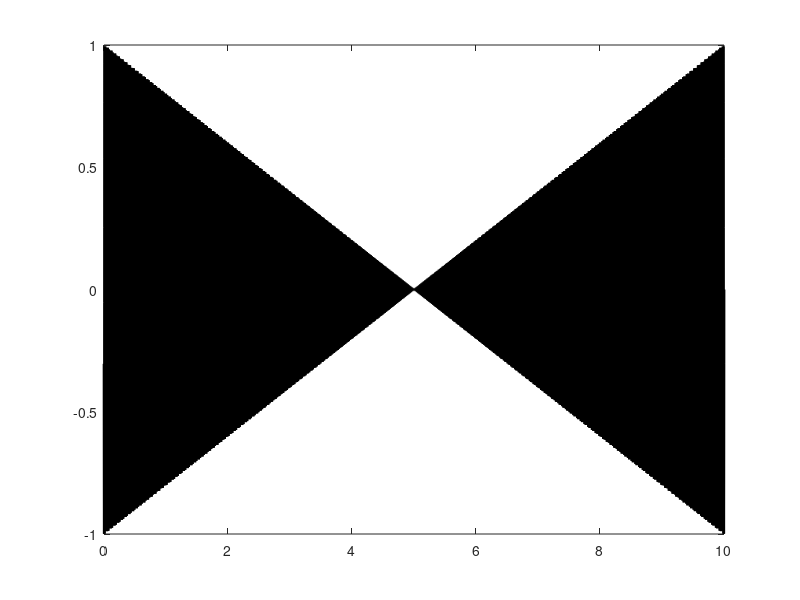

This chart was generated by the following MATLAB code: (Note: this script raises an error after producing the figure.)




%% Fig 1

fact=0.1;
% http://fieldtrip.fcdonders.nl/faq/why_is_there_a_residual_50hz_line-noise_component_after_applying_a_dft_filter
% sampling rate
fs = 1017;
% time
t = (1:10170)/fs;
% frequency (Hz)
f = 50;         
% increasing amplitude
amp = (1:10170)/fs;
% 50 Hz sine with increasing amplitude
s1 = amp.*sin(2*pi*f*t);
%plot(t, s1, 'b');
% dftfilter: fit 50 Hz sine (with constant amplitude)
avgamp = mean(amp);
s2 = avgamp.*sin(2*pi*f*t);
%hold on; plot(t, s2, 'r');
s3 = s1-s2;

fig1=figure; plot(t, s3/5, 'k','linewidth',2);
% bandstopfilter: remove 4.9 to 5.1 Hz 
s4 = ft_preproc_bandstopfilter(s1, fs,[50-fact 50+fact] , 2);
hold on; plot(t, s4, 'm','linewidth',2);
set(gca,'FontSize',15,'FontName','Times','linewidth',2)
xlim([0 6])
l1=legend('50Hz DFT filter (10s)','49.9-50.1 Notch filter')
set(l1,'box','off')
xlabel('Time (s)')
ylabel('Residual Artifact')
title('Simulated Filter Distortion')
box off
saveas(fig1,'~/Desktop/poster/fig1.tif')
%% Fig 2
cd /home/yuval/Data/emptyRoom2
trl=1:1017:1017*100;
trl=trl';
trl(:,2)=trl+1017;
trl(:,3)=0;
cfg=[];
cfg.trl=trl;
cfg.channel='A185';%'A149';
cfg.demean='yes';
cfg.dataset=source;
data=ft_preprocessing(cfg)
% f=fftBasic(data.trial{1,1},data.fsample);
% f50=abs(f(:,50));
% cfg=[];
% cfg.interactive='yes';
% topoplot248(f50,cfg);
fact=2;
cfg=[];
cfg.bsfilter='yes';
cfg.bsfreq=[50-fact 50+fact];
bs=ft_preprocessing(cfg,data);
cfg=[];
cfg.dftfilter='yes';
cfg.dftfreq=50;
dft=ft_preprocessing(cfg,data);
for triali=1:100;
    if triali==1
        F1=abs(fftBasic(data.trial{1,triali},data.fsample));
        F2=abs(fftBasic(bs.trial{1,triali},data.fsample));
        F3=abs(fftBasic(dft.trial{1,triali},data.fsample));
    else
        F1=F1+abs(fftBasic(data.trial{1,triali},data.fsample));
        F2=F2+abs(fftBasic(bs.trial{1,triali},data.fsample));
        F3=F3+abs(fftBasic(dft.trial{1,triali},data.fsample));
    end
end
f=F1/100;
f(2,:)=F2/100;
f(3,:)=F3/100;

fig2=figure;plot(f','linewidth',2);
xlim([0 75])
set(gca,'FontSize',15,'FontName','Times','linewidth',2)
title('50Hz Artifact for Empty Room MEG')
xlabel('Hz')
ylabel('PSD')
l2=legend('Raw','Notch 48-52','DFT (1s)');
set(l2,'location','NorthWest','box','off')
box off
saveas(fig2,'~/Desktop/poster/fig2.tif')

%% Fig 3, ref channel
cfg=[];
cfg.trl=[1,101725,0];
cfg.channel='MCxaA';%'A149';
cfg.demean='yes';
cfg.dataset=source;
data=ft_preprocessing(cfg);
chanLF=data.trial{1,1};
time=data.time{1,1};
% cfg.channel='MEG';%'A149';
% data=ft_preprocessing(cfg);
% time=data.time{1,1};
% data=data.trial{1,1};
% data(end+1,:)=chanLF;
% [cleanData,whereUp,noiseSamp,Artifact]=correctLF(data,1017.25,chanLF);
[cleanRef,WU,~,Artifact]=correctLF(chanLF,1017.25);
Art=Artifact(1:200);
WU=WU(WU<200);
time=time(1:200);
chLF=chanLF(1:200);
clnRef=cleanRef(1:200);
avg=[2.89119737381359e-13,7.79861182648340e-13,1.07857073207176e-12,8.64481527901416e-13,9.18944765707920e-13,1.04312821954690e-12,1.02630245229774e-12,1.31582818958519e-12,1.22139113018672e-12,4.21806970346207e-13,-2.10098555011177e-13,-7.49795644003205e-13,-1.17914559436105e-12,-1.04310532734657e-12,-1.03721395225933e-12,-1.15760672704210e-12,-9.74597051332109e-13,-1.12901840861876e-12,-1.11480504540830e-12,-3.64048602290936e-13,1.73204407664864e-13,5.88017810807483e-13;]
figure;
plot(time,chLF,'r','linewidth',2)
set(gca,'fontname','times','fontsize',15)
hold on
plot(time(WU(1):WU(1)+19),avg(1:20),'b','linewidth',2)
plot(time,clnRef,'g','linewidth',2)
for WUi=1:10
    line(time([WU(WUi),WU(WUi)]),[min(chLF),max(chLF)],'color','k','linewidth',2,'linestyle','--')
end
legend('noisy channel','average 50Hz wave','cleaned channel','zero crossing');
